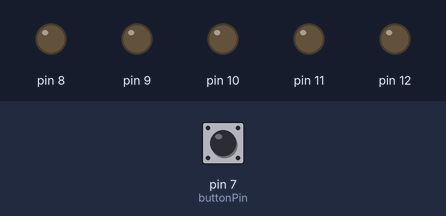
Simulated run of this sketch. Board: Arduino Uno, built with avr-gcc and run on an emulated ATmega328P. Parts: output pins drawn as LEDs (lit = HIGH). The test bench sets the inputs (shaded band); at power-on: pin 7 (buttonPin) LOW. Random numbers use the default seed unless the sketch sets one.

Above: at 1.2 s.
1.3 s: pin 7 (buttonPin) pulled HIGH for 0.15 s
At 2.0 s:
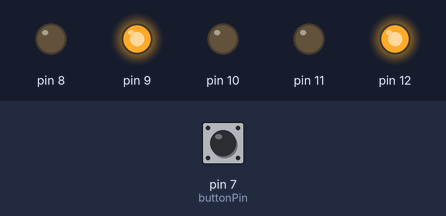
Timing chart, 0 to 4.3 s (numbered marks = the images above; inputs shaded):
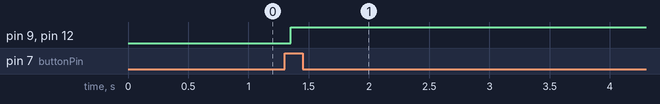

The sketch:

sketch_nov10a.ino
```cpp
int ledState = HIGH;
int buttonState;
int lastButtonState = LOW;
const int buttonPin = 7;
unsigned long lastDebounceTime = 0;
unsigned long debounceDelay = 50;
int reading;
int valor = 0;
int botao = LOW;
void setup()
{
  pinMode(8, OUTPUT);
  pinMode(9, OUTPUT);
  pinMode(10, OUTPUT);
  pinMode(11, OUTPUT);
  pinMode(12, OUTPUT);
  pinMode(7, INPUT_PULLUP);
  Serial.begin(9600);
  randomSeed(analogRead(0));
}
void loop()
{
  reading = digitalRead(buttonPin);
  if (reading != lastButtonState) {
    lastDebounceTime = millis();
  }

  if ((millis() - lastDebounceTime) > debounceDelay) {
    if (reading != buttonState) {
      buttonState = reading;
      if (buttonState == HIGH) {
        ledState = !ledState;
      }
    }
  }
  //botao = digitalRead(buttonPin);
  //Serial.println(buttonState);
  if(buttonState == HIGH){
  	valor = random(31);
   // Serial.println(valor, BIN);
    for (int i = 0; 4; i++){
      	//Serial.println(i);
    	int bit = bitRead(valor, i);
      	if(bit == 1){
      		digitalWrite(8+i, HIGH);}
      	else{
          digitalWrite(8+i, LOW);}}}

lastButtonState = reading;

}
```

Measured:
- after the input at 1.3 s, pin 9, pin 12: LOW → HIGH after 0.05 s
